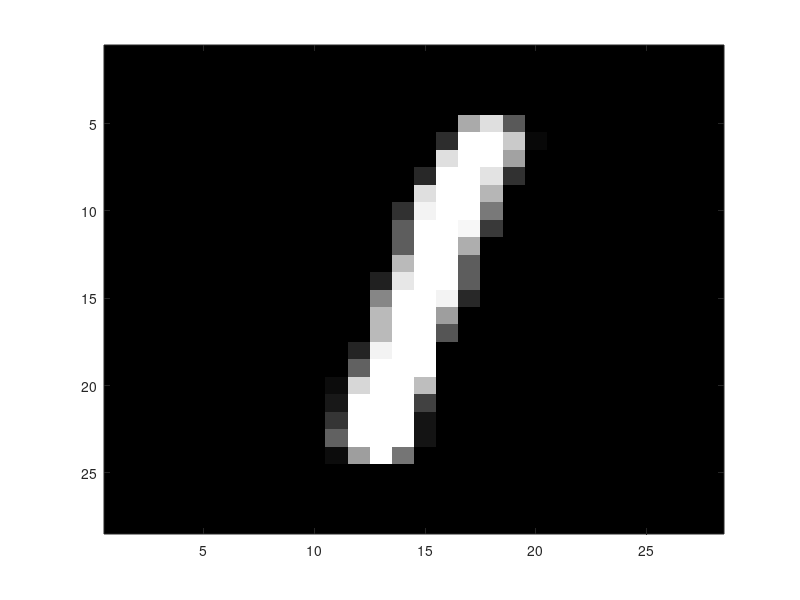

Here is the MATLAB script that generated this plot: (Note: this script raises an error after producing the figure.)

clear all;
close all;

%% In this script, you need to implement three functions as part of the k-means algorithm.
% These steps will be repeated until the algorithm converges:

  % 1. initialize_centroids
  % This function sets the initial values of the centroids
  
  % 2. assign_vector_to_centroid
  % This goes through the collection of all vectors and assigns them to
  % centroid based on norm/distance
  
  % 3. update_centroids
  % This function updates the location of the centroids based on the collection
  % of vectors (handwritten digits) that have been assigned to that centroid.


%% Initialize Data Set
% These next lines of code read in two sets of MNIST digits that will be used for training and testing respectively.

% training set (1500 images)
train=csvread('mnist_train_1500.csv');
trainsetlabels = train(:,785);
train=train(:,1:784);
train(:,785)=zeros(1500,1);

% testing set (200 images with 11 outliers)
test=csvread('mnist_test_200_woutliers.csv');
% store the correct test labels
correctlabels = test(:,785);
test=test(:,1:784);

% now, zero out the labels in "test" so that you can use this to assign
% your own predictions and evaluate against "correctlabels"
% in the 'cs1_mnist_evaluate_test_set.m' script
test(:,785)=zeros(200,1);

%% After initializing, you will have the following variables in your workspace:
% 1. train (a 1500 x 785 array, containins the 1500 training images)
% 2. test (a 200 x 785 array, containing the 200 testing images)
% 3. correctlabels (a 200 x 1 array containing the correct labels (numerical
% meaning) of the 200 test images

%% To visualize an image, you need to reshape it from a 784 dimensional array into a 28 x 28 array.
% to do this, you need to use the reshape command, along with the transpose
% operation.  For example, the following lines plot the first test image

figure;
colormap('gray'); % this tells MATLAB to depict the image in grayscale
testimage = reshape(test(121,[1:784]), [28 28]);
% we are reshaping the first row of 'test', columns 1-784 (since the 785th
% column is going to be used for storing the centroid assignment.
imagesc(testimage'); % this command plots an array as an image.  Type 'help imagesc' to learn more.

%% After importing, the array 'train' consists of 1500 rows and 785 columns.
% Each row corresponds to a different handwritten digit (28 x 28 = 784)
% plus the last column, which is used to index that row (i.e., label which
% cluster it belongs to.  Initially, this last column is set to all zeros,
% since there are no clusters yet established.

%% This next section of code calls the three functions you are asked to specify

%k= 15; % set k
max_iter= 10; % set the number of iterations of the algorithm
repeat = 15;

maxK=30;
%% The next line initializes the centroids.  Look at the initialize_centroids()
% function, which is specified further down this file.

% centroids=initialize_centroids(train,k);
% 
% best_centroids = centroids;
% 
% lowestDistance = Inf;
%% Initialize an array that will store k-means cost at each iteration

cost_iteration = zeros(max_iter, 1);

%% This for-loop enacts the k-means algorithm
train(train<128) = 0;
train(train>=128)=255;

for count = 1: size(train, 1)
    imageI = reshape(train(count,[1:784]), [28 28]);
    
%     theta = 0;
%     %rotate image
%     for i=1: size(imageI, 1)
%         for j =1: size(imageI, 2)
%             if imageI(i, j) >=128
%                 thisThet = atan( (j-size(imageI, 2) )/ (size(imageI, 1) - i));
%                 if thisThet>pi
%                     thisThet=thisThet-pi;
%                 end
%                 theta = [theta, thisThet];
%             end
%         end
%     end
%     %average theta
%     avThet = sum(theta)/(length(theta)-1);
%     imageI = imrotate(imageI, avThet);
%     imageI = imresize(imageI, [28 28]);
%     



%     element = strel('square', 2);
%     binaryImage = imbinarize(imageI);
%     errodedImage = bwskel(binaryImage);
%     skeleton = reshape(errodedImage, [1 784]);
%     a=zeros(size(skeleton));
%     a(skeleton==1) = 256;
%     a=imdilate(a, element);
%     train(count, 1:784) = a;

    element = strel('square', 2);
    dilated = imdilate(imageI, element);
    erroded = imerode(dilated, element);
    train(count, 1:784) = reshape(erroded, [1 784]);

%     element = strel('square', 2);
%     erroded = imerode(imageI, element);
%     dilated = imdilate(erroded, element);
%     train(count, 1:784) = reshape(dilated, [1 784]);
end

trainOG = train;

kdistances = zeros(maxK-9, 1);
for k = 10: maxK
centroids=initialize_centroids(train,k);

best_centroids = centroids;

lowestDistance = Inf;
    
    
for rep = 1:repeat
    cost_iteration = zeros(max_iter, 1);
    for iter=1:max_iter
        centroids(centroids<100) = 0;
        % FILL THIS IN!
        for i=1: size(train, 1)
            [train(i, 785), distance] = assign_vector_to_centroid(train(i, 1:784), centroids);
            cost_iteration(iter)=cost_iteration(iter)+distance;
        end
    
        centroids = update_Centroids(train, k);

    end
    if cost_iteration(max_iter)< lowestDistance
        lowestDistance = cost_iteration(max_iter);
        best_centroids = centroids;
    end

end
kdistances(k-9)=lowestDistance;

end

figure;
plot(10:maxK, kdistances, '-s');
title("K vs Lowest distance");
xlabel("K value");
ylabel("Lowest distance");


centroids=best_centroids;

%centroids(centroids<100) = 0;


centroid_labels=label_Data(train, centroids, trainsetlabels);
%% This section of code plots the k-means cost as a function of the number
% of iterations
% 
% figure;
% % FILL THIS IN!
% axis auto;
% plot(1:max_iter, cost_iteration);
% 
% %% This next section of code will make a plot of all of the centroids
% % Again, use help <functionname> to learn about the different functions
% % that are being used here.
% 
% figure;
% colormap('gray');
% 
% plotsize = ceil(sqrt(k));
% 
% for ind=1:k
%     
%     centr=centroids(ind,[1:784]);
%     subplot(plotsize,plotsize,ind);
%     
%     imagesc(reshape(centr,[28 28])');
%     title(strcat('Centroid ',num2str(ind)))
% 
% end

%% Function to initialize the centroids
% This function randomly chooses k vectors from our training set and uses them to be our initial centroids
% There are other ways you might initialize centroids.
% ***Feel free to experiment.***
% Note that this function takes two inputs and emits one output (y).

function y=initialize_centroids(data,num_centroids)

random_index=randperm(size(data,1));

centroids=data(random_index(1:num_centroids),:);

y=centroids;

end

%% Function to pick the Closest Centroid using norm/distance
% This function takes two arguments, a vector and a set of centroids
% It returns the index of the assigned centroid and the distance between
% the vector and the assigned centroid.

function [index, vec_distance] = assign_vector_to_centroid(data,centroids)
% FILL THIS IN

% Assume the length of the centroids is at least 1
% Assign the closest centroid and distance to be that of the first
% closest=1;
% Squared because Gaussian noise? IDK squared norm
distances = vecnorm(((ones(size(centroids, 1), 1)*data)- centroids(:, 1:size(data, 2)) )' );
%disp((centroids(:, size(data, 2))-(ones(size(centroids, 1), 1)*data))')
%size((centroids(:, 1:size(data, 2))))
% disp(distances)

[vec_distance, index]=min(distances);
% disp(index)
% disp(vec_distance)
% closest=1;
% distance = norm(centroids(1, :)-data)^2;
% disp(distance)
% % multiply 1 by data, get it same dimension as centroids then calculate
% % norm between everything
% 
% % 
% % Iterate through all the centroids, starting at 2
% for i=2: size(centroids, 1)
%     currentDist = norm(centroids(i, :)-data)^2;
%     disp(currentDist)
%     % If distance i is closer than norm closest, then make closest i
%     if distance > currentDist
%         closest=i;
%         distance = currentDist;
%     end
% end
% % Return everything
% index = closest;
% vec_distance = distance;
end

%% Function to compute new centroids using the mean of the vectors currently assigned to the centroid.
% This function takes the set of training images and the value of k.
% It returns a new set of centroids based on the current assignment of the
% training images.

function new_centroids=update_Centroids(data,K)
% FILL THIS IN

% Find all vectors in cluster i
cluster = data( :,785);
tempCen = zeros(K, size(data, 2));
for i=1: K
    clusterI = data(cluster==i, 1:784);
    %size(clusterI)
    %size(new_centroids)
    %sum(clusterI, 2)
    %sum(clusterI, 1)
    
    % tempCen(i, 1:784) = median(clusterI);
    
    tempCen(i, 1:784)= sum(clusterI, 1)/(size(clusterI, 1));
end
new_centroids = tempCen;
end

%% Function to label the centroids by finding the most common label in that centroid

function centroid_labels = label_Data(data, centroids, trainingLabels)
cluster = data( :,785);

K = size(centroids, 1);

labels = zeros(K, 1);

for j=1: K
    labelsI = trainingLabels(cluster==j, 1);
    
    labels(j, 1)=mode(labelsI);
end
centroid_labels=labels;
end